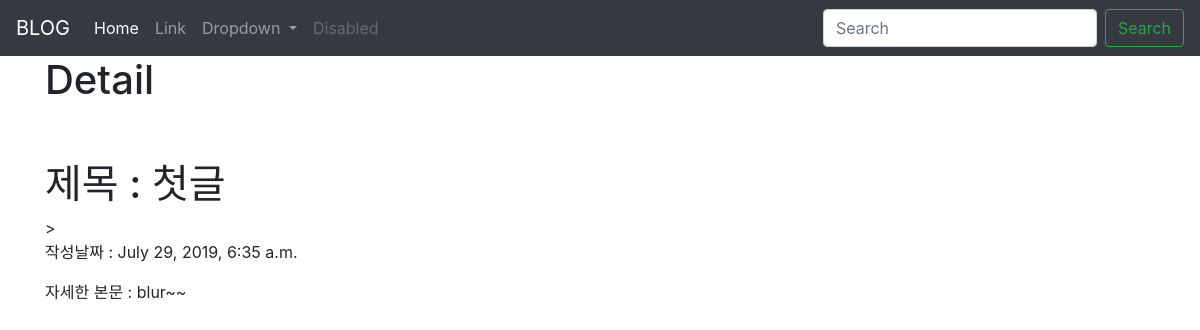
The page /blog/1 on the database its author committed.
### blog/models.py (models this page shows, shortened)
class Blog(models.Model):
    title = models.CharField(max_length=200)
    pub_data = models.DateTimeField('data published')
    body = models.TextField()

### blog/views.py (the view)
# urls.py: path('blog/<int:blog_id>', blog.views.detail, name="detail"),
def detail(request, blog_id):
    blog_detail = get_object_or_404(Blog, pk = blog_id)
    return render(request, 'detail.html', {'blog':blog_detail})

### blog/templates/detail.html (shortened to what this page needs)
<DOCKTYPE html>
        <head>
          <link rel="stylesheet" href="https://stackpath.bootstrapcdn.com/bootstrap/4.3.1/css/bootstrap.min.css">
          <body>
              <nav class="navbar navbar-expand-lg navbar-dark bg-dark">
                  <a class="navbar-brand" href="{% url 'home' %}">BLOG</a>
                  <div class="collapse navbar-collapse" id="navbarSupportedContent">
                    <ul class="navbar-nav mr-auto">
                      <li class="nav-item active">
                        <a class="nav-link" href="{% url 'home' %}">Home <span class="sr-only">(current)</span></a>
                      </li>
                      <li class="nav-item">
                        <a class="nav-link" href="#">Link</a>
                      </li>
                      <li class="nav-item dropdown">
                        <a class="nav-link dropdown-toggle" href="#" id="navbarDropdown" role="button" data-toggle="dropdown" aria-haspopup="true" aria-expanded="false">
                          Dropdown
                        </a>
                      </li>
                      <li class="nav-item">
                        <a class="nav-link disabled" href="#" tabindex="-1" aria-disabled="true">Disabled</a>
                      </li>
                    </ul>
                    <form class="form-inline my-2 my-lg-0">
                      <input class="form-control mr-sm-2" type="search" placeholder="Search" aria-label="Search">
                      <button class="btn btn-outline-success my-2 my-sm-0" type="submit">Search</button>
                    </form>
                  </div>
                </nav>
              <div class="container">
                    <h1> Detail </h1>
                <br> <br>
                <h1> 제목 : {{blog.title}} </h1>>
                <p> 작성날짜 : {{blog.pub_data}} </p>
                <p> 자세한 본문 : {{blog.body}} </p>
              </div>
          </body>
        </head>
      </DOCKTYPE>

### rows shown on the page
Blog: title "첫글", pub_data "July 29, 2019, 6:35 a.m.", body "blur~~"
